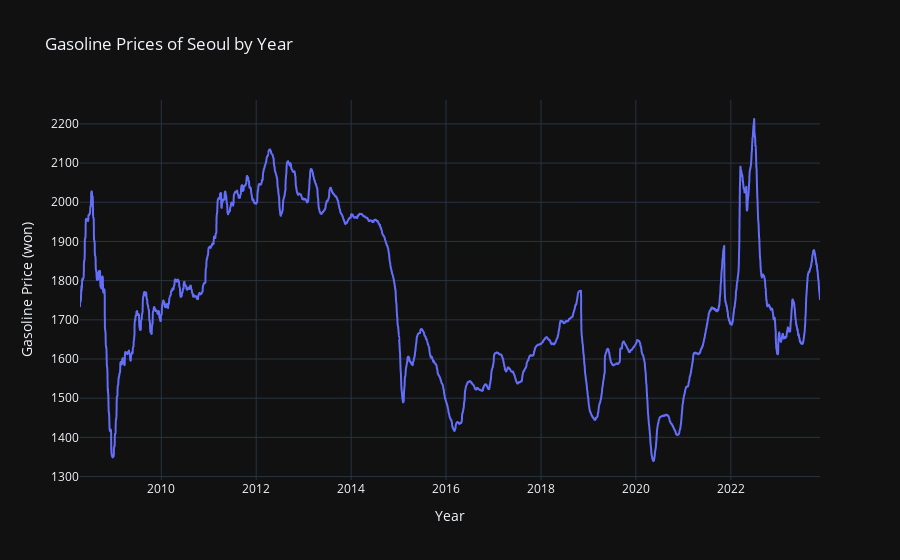

Notebook code for this chart:
### Markdown cell above
### 2. Line Chart

### Code cell
fig = px.line(data, x='Day', y='서울', title = 'Gasoline Prices of Seoul by Year',
              labels = {
                  "Day" : "Year",
                  "서울" : "Gasoline Price (won)"
              },
              template = 'plotly_dark')
fig.show()

### Figure 1 — Plotly figure (JSON) as saved in the notebook; plotly's stock layout.template omitted (floating-point values rounded to 4 significant figures; data arrays with more than 128 entries replaced by an {"elided": "..."} marker saying what was removed)
{"data": [{"hovertemplate": "Year=%{x}<br>Gasoline Price (won)=%{y}<extra></extra>", "legendgroup": "", "line": {"color": "#636efa", "dash": "solid"}, "marker": {"symbol": "circle"}, "mode": "lines", "name": "", "showlegend": false, "type": "scattergl", "x": {"elided": "5696 str values"}, "xaxis": "x", "y": {"elided": "5696 float values"}, "yaxis": "y"}], "layout": {"legend": {"tracegroupgap": 0}, "title": {"text": "Gasoline Prices of Seoul by Year"}, "xaxis": {"anchor": "y", "domain": [0, 1], "title": {"text": "Year"}}, "yaxis": {"anchor": "x", "domain": [0, 1], "title": {"text": "Gasoline Price (won)"}}}}
